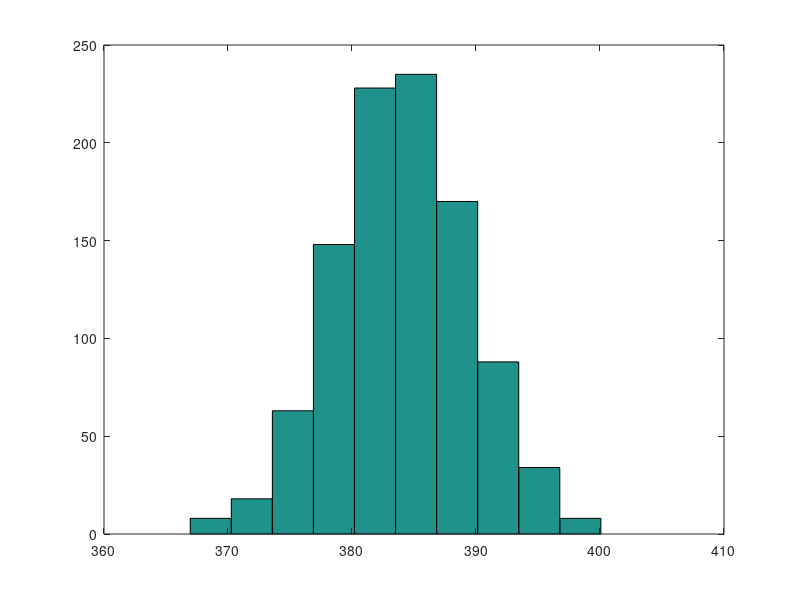

Reproduce this figure in MATLAB.
% Log-Normal Distribution for 30% Variance
m = 383.83; % mean
v = 30; % variance
mu = log((m^2)/sqrt(v+m^2))
sigma = sqrt(log(v/(m^2)+1))
% rng('default') % For reproducibility
r = lognrnd(mu,sigma,[1000, 1]);
save -ascii Ae_a2.dat r
hist(r)
%%